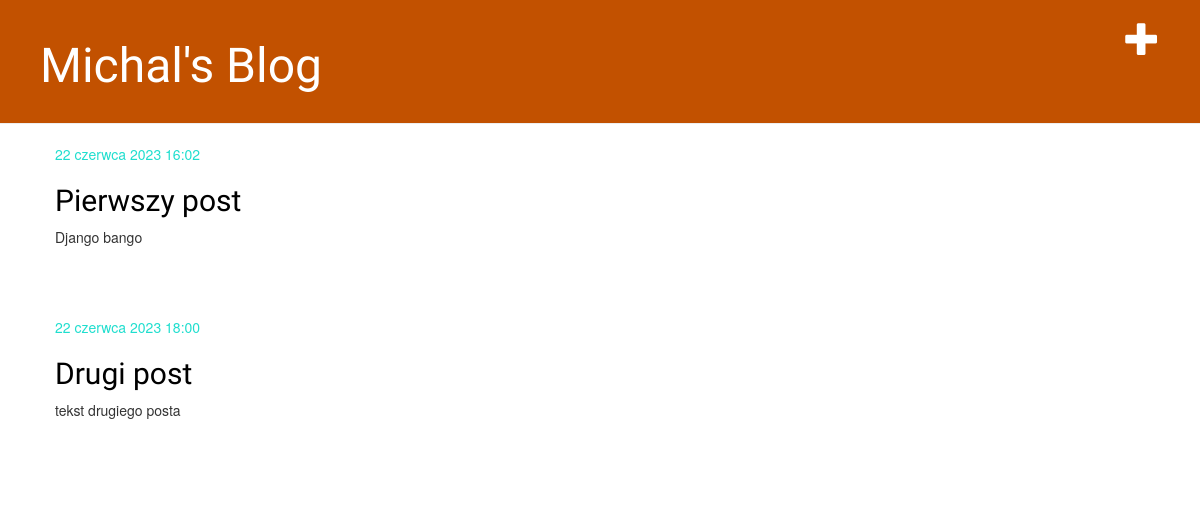
Before: / with the older database file.
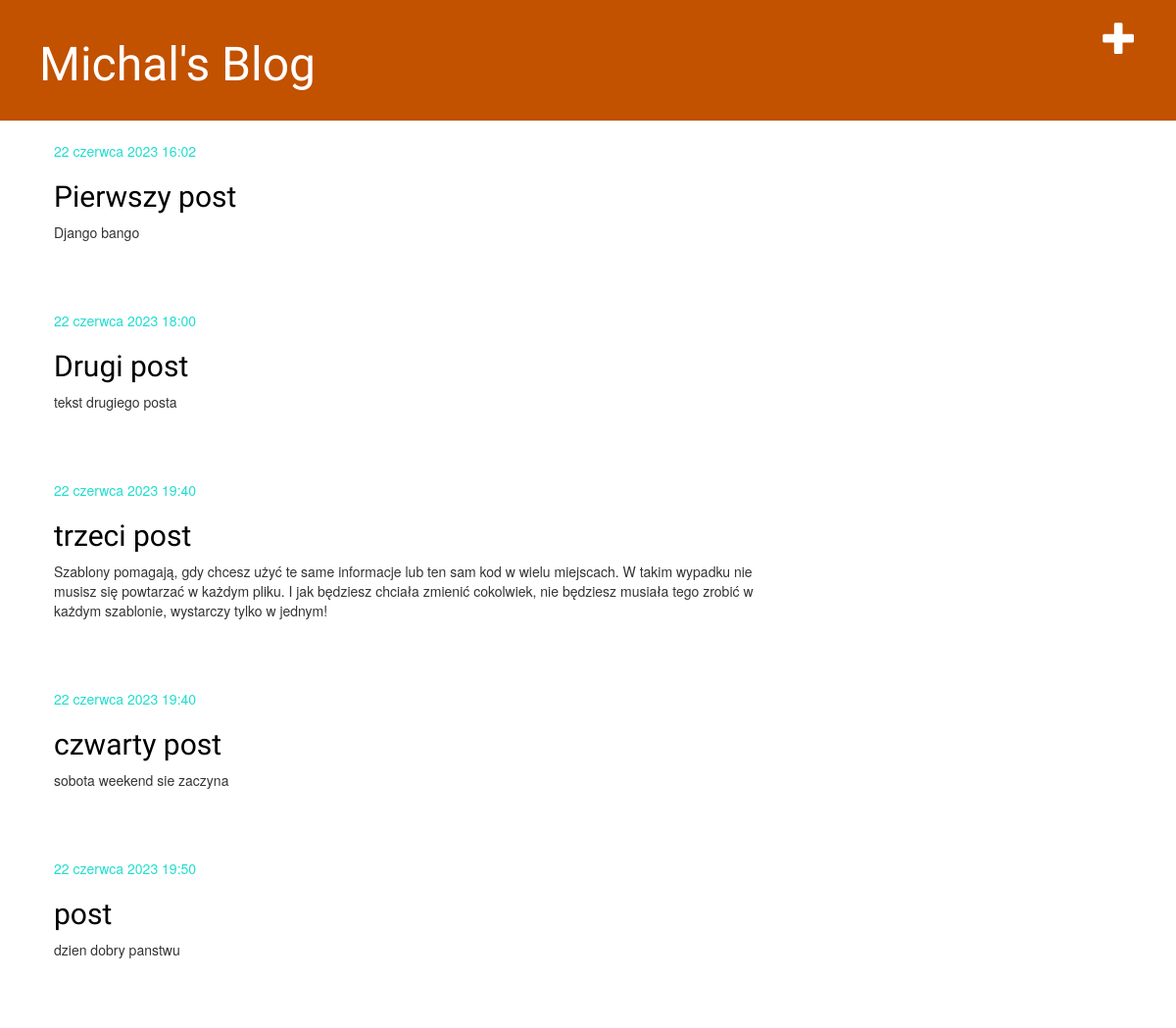
After: the same page with the newer database file.
### blog/models.py (models this page shows, shortened)
class Post(models.Model):
    author = models.ForeignKey(settings.AUTH_USER_MODEL, on_delete=models.CASCADE)
    title = models.CharField(max_length=200)
    text = models.TextField()
    created_date = models.DateTimeField(default=timezone.now)
    published_date = models.DateTimeField(blank=True, null=True)

### blog/views.py (the view)
# urls.py: path('', views.post_list, name='post_list'),
def post_list(request):
    posts = Post.objects.filter(published_date__lte=timezone.now()).order_by('published_date')
    return render(request, 'blog/post_list.html', {'posts': posts})

### blog/templates/blog/post_list.html
{% extends 'blog/base.html' %}
{% block content %}
{% for post in posts %}
	<div class="post">
		<div class="date">
			{{ post.published_date }}
		</div>
		<h2><a href="{% url 'post_detail' pk=post.pk %}">{{ post.title }}</a></h2>
		<p>{{ post.text|linebreaksbr }}</p>
	</div>
{% endfor %}
{% endblock %}

### blog/templates/blog/base.html (shortened to what this page needs)
{% load static %}
<html>
    <head>
        <link rel="stylesheet" href="//maxcdn.bootstrapcdn.com/bootstrap/3.2.0/css/bootstrap.min.css">
        <link rel="stylesheet" href="//maxcdn.bootstrapcdn.com/bootstrap/3.2.0/css/bootstrap-theme.min.css">
        <link rel="stylesheet" href="{% static 'css/blog.css' %}">
    </head>
    <body>
        <div class="page-header">
            <a href="{% url 'post_new' %}" class="top-menu"><span class="glyphicon glyphicon-plus"></span></a>
            <h1><a href="/">Michal's Blog</a></h1>
        </div>
        <div class="content container">
            <div class="row">
                <div class="col-md-8">
                {% block content %}
                {% endblock %}
                </div>
            </div>
        </div>
    </body>
</html>

### blog/static/css/blog.css (style rules this page uses)
.page-header { background-color: #C25100; margin-top: 0; padding: 20px 20px 20px 40px; }
.page-header h1, .page-header h1 a, .page-header h1 a:visited, .page-header h1 a:active { color: #ffffff; font-size: 36pt; text-decoration: none; }
.content { margin-left: 40px; }
h1, h2, h3, h4 { font-family: 'Lobster', cursive; }
.date { color: #1fdece; }
.top-menu, .top-menu:hover, .top-menu:visited { color: #ffffff; float: right; font-size: 26pt; margin-right: 20px; }
.post { margin-bottom: 70px; }
.post h2 a, .post h1 a:visited { color: #000000; }

Changed rows visible on the page:
added Post: published_date "22 czerwca 2023 19:40", title "trzeci post", text "Szablony pomagają, gdy chcesz użyć te same informacje lub ten sam kod w wielu miejscach. W takim wypadku nie musisz się powtarzać w każdym pliku. I jak będziesz chciała zmienić cokolwiek, nie będziesz musiała tego zrobić w każdym szablonie, wystarczy tylko w jednym!"
added Post: published_date "22 czerwca 2023 19:40", title "czwarty post", text "sobota weekend sie zaczyna"
added Post: published_date "22 czerwca 2023 19:50", title "post", text "dzien dobry panstwu"
